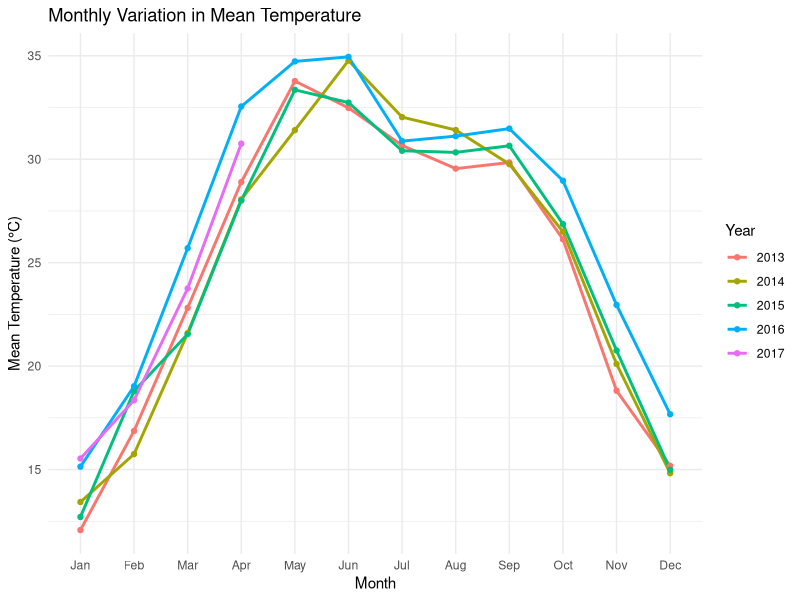
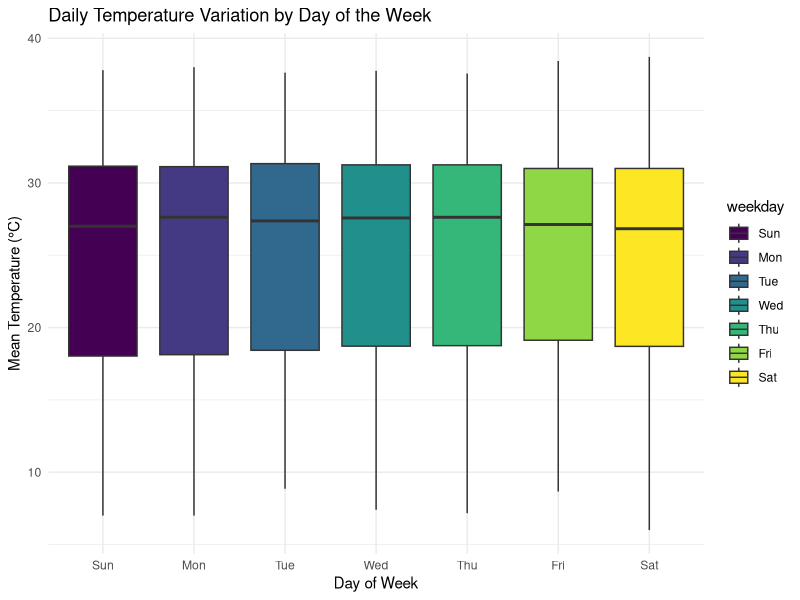

Here is the R script that generated these plots, in order: (Note: a time limit stopped this script after it produced the figures.)
# Load required libraries
library(tidyverse)
library(lubridate)
library(forecast)
library(ggplot2)

# Step 1: Load the data
data <- read.csv("data/delhi_climate.csv")

# Step 2: Convert 'date' column to proper Date format
data$date <- as.Date(data$date)

# Step 3: Handle missing values (if any)
data <- data %>% drop_na(meantemp)

# Step 4: Extract year, month, and day for grouping
data <- data %>%
  mutate(
    year = year(date),
    month = month(date, label = TRUE, abbr = TRUE),
    day = day(date)
  )

# Step 5: 🌡️ Monthly Average Temperature
monthly_avg <- data %>%
  group_by(year, month) %>%
  summarise(mean_temp = mean(meantemp, na.rm = TRUE))

ggplot(monthly_avg, aes(x = month, y = mean_temp, group = year, color = as.factor(year))) +
  geom_line(size = 1) +
  geom_point() +
  labs(
    title = "Monthly Variation in Mean Temperature",
    x = "Month",
    y = "Mean Temperature (°C)",
    color = "Year"
  ) +
  theme_minimal()

# Step 6: 📅 Daily Temperature Pattern
data$weekday <- wday(data$date, label = TRUE)
ggplot(data, aes(x = weekday, y = meantemp, fill = weekday)) +
  geom_boxplot() +
  labs(
    title = "Daily Temperature Variation by Day of the Week",
    x = "Day of Week",
    y = "Mean Temperature (°C)"
  ) +
  theme_minimal()

# Step 7: 📈 Create time series object for ARIMA
temp_ts <- ts(data$meantemp, frequency = 365, start = c(year(min(data$date)), yday(min(data$date))))

# Step 8: Fit ARIMA model
fit <- auto.arima(temp_ts)
summary(fit)

# Step 9: Check residuals (diagnostics)
checkresiduals(fit)

# Step 10: Forecast next 30 days
forecast_30 <- forecast(fit, h = 30)

# Step 11: Plot forecast
autoplot(forecast_30) +
  labs(
    title = "Forecast of Mean Temperature for Next 30 Days",
    x = "Time",
    y = "Predicted Temperature (°C)"
  ) +
  theme_minimal()
